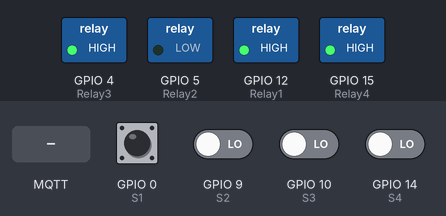
A sketch run on a simulated ESP8266 (NodeMCU). Shown: switched loads named in the sketch (green lamp = pin HIGH). Dashed ring = blinking. The test bench sets the inputs (shaded band); at power-on: GPIO 0 (S1) HIGH, GPIO 9 (S2), GPIO 10 (S3), GPIO 14 (S4) LOW. WiFi joins after 1.5 s; servers stay silent unless stated; no MQTT or app messages arrive unless stated; what the sketch prints to the serial monitor is not drawn.

Above: at 2.7 s.
2.8 s: MQTT message "0" arrives on the first subscribed topic
At 2.94 s:
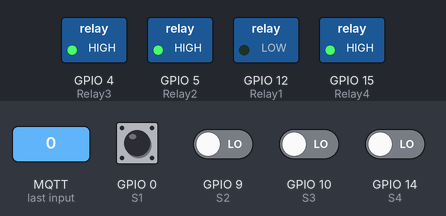
5.8 s: GPIO 9 (S2) driven HIGH
At 6.17 s:
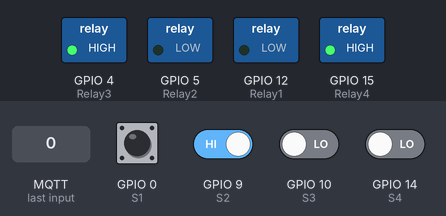
8.8 s: MQTT message "1" arrives on the first subscribed topic
At 8.92 s:
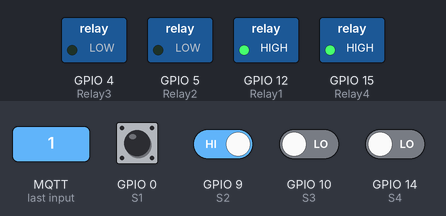
11.8 s: GPIO 10 (S3) driven HIGH
At 11.92 s:
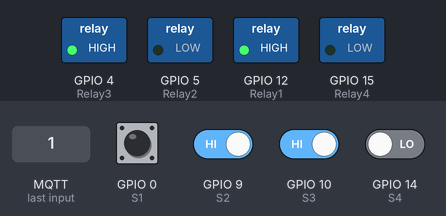
14.8 s: MQTT message "1" arrives on the second subscribed topic
At 15.17 s:
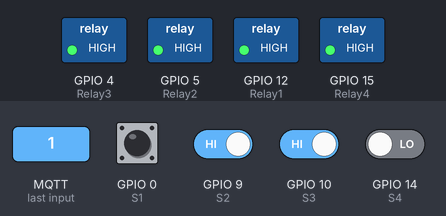
17.8 s: GPIO 10 (S3) driven LOW
At 17.92 s:
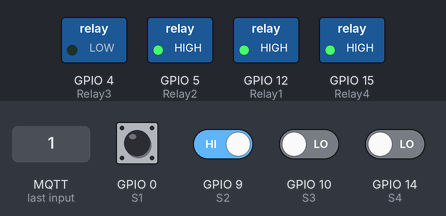
Timing chart, 0 to 21.8 s (numbered marks = the images above; inputs shaded):
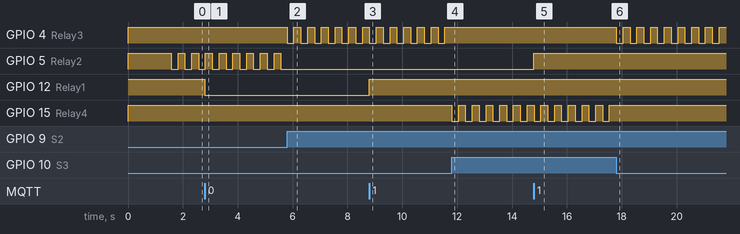

The sketch:

Switch_Control.ino
```cpp
//Programa: Lighting and Relay Module
//Autor: Elton de Sousa e Silva
//Email: admin@autodomo.io
//Versão 1.1

#include <ESP8266WiFi.h>        // Import the Library ESP8266WiFi
#include <PubSubClient.h>       // Import the Library PubSubClient


#define TOPIC_SUBSCRIBE1 "/autodomo/User0000083/01AAF39067D2/light/value"    //Put here the MQTT topic 1 of receiving Autodomo Server information
#define TOPIC_SUBSCRIBE2 "/autodomo/User0000083/01AA746A552B/light/value"    //Put here the MQTT topic 2 of receiving Autodomo Server information
#define TOPIC_SUBSCRIBE3 "/autodomo/User0000083/01AA9F137A38/light/value"    //Put here the MQTT topic 3 of receiving Autodomo Server information
#define TOPIC_SUBSCRIBE4 "/autodomo/User0000083/01AA9F137A38/light/value"    //Put here the MQTT topic 3 of receiving Autodomo Server information

#define TOPIC_PUBLISH1   "/autodomo/User0000083/01AAF39067D2/light/state"    //Put here the MQTT Topic of sending information to the Autodomo Server
#define TOPIC_PUBLISH2   "/autodomo/User0000083/01AA746A552B/light/state"    //Put here the MQTT Topic of sending information to the Autodomo Server
#define TOPIC_PUBLISH3   "/autodomo/User0000083/01AA9F137A38/light/state"    //Put here the MQTT Topic of sending information to the Autodomo Server
#define TOPIC_PUBLISH4   "/autodomo/User0000083/01AA9F137A38/light/state"    //Put here the MQTT Topic of sending information to the Autodomo Server

#define ID_MQTT  "01AAF39067D2"     //MQTT ID For identification (Required))

#define Relay1   12                  //Relay 1 output change according to your board
#define Relay2   5                   //Relay 2 output change according to your board
#define Relay3   4                   //Relay 3 output change according to your board
#define Relay4   15                  //Relay 4 output change according to your board


#define S1   0                   //Relay 1 output change according to your board
#define S2   9                   //Relay 2 output change according to your board
#define S3   10                  //Relay 3 output change according to your board
#define S4   14                  //Relay 4 output change according to your board


unsigned long currentMillis;
unsigned long tempo_tecla1_anterior_Millis = 0;
unsigned long tempo_tecla2_anterior_Millis = 0;
unsigned long tempo_tecla3_anterior_Millis = 0;
unsigned long tempo_tecla4_anterior_Millis = 0;

// WIFI
const char* SSID = "hackeandoSuaInternet"; // SSID  name of the WI-FI network you want to connect
const char* PASSWORD = "L@isK@rl@D@lil@"; // Password of the WI-FI network you want to connect

// MQTT
const char* BROKER_MQTT = "mqtt.autodomo.io"; //Autodomo MQTT broker URL not change
int BROKER_PORT = 1883; // MQTT Broker port. not change.
const char* USER_MQTT = "User0000083";    // MQTT User (Search Autodomo.io Site)
const char* PASSWORD_MQTT = "za6lbl85";    // MQTT Password (Search Autodomo.io Website)


//Variáveis e objetos globais
WiFiClient espClient; // Cria o objeto espClient
PubSubClient MQTT(espClient); // Instancia o Cliente MQTT passando o objeto espClient
bool EstadoSaida1 = false;  //variável que armazena o estado atual da saída
bool EstadoSaida2 = false;  //variável que armazena o estado atual da saída
bool EstadoSaida3 = false;  //variável que armazena o estado atual da saída
bool EstadoSaida4 = false;  //variável que armazena o estado atual da saída

//Prototypes
void initSerial();
void initWiFi();
void initMQTT();
void reconectWiFi();
void mqtt_callback(char* topic, byte* payload, unsigned int length);
void VerificaConexoesWiFIEMQTT(void);
void InitOutput(void);

/*
 *  Implementações das funções
 */
void setup()
{
    //inicializações:
    InitOutput();
    initSerial();
    initWiFi();
    initMQTT();
}


//programa principal
void loop()
{
    //garante funcionamento das conexões WiFi e ao broker MQTT
    VerificaConexoesWiFIEMQTT();

    //envia o status de todos os outputs para o Broker no protocolo esperado
   // EnviaEstadoOutputMQTT();

    //keep-alive da comunicação com broker MQTT
    MQTT.loop();
    checkSwitch();
}
```

Init.ino
```cpp
//Função: Inicializa comunicação serial com baudrate 115200 (para fins de debug)
//Parâmetros: nenhum
//Retorno: nenhum
void initSerial()
{
    Serial.begin(115200);
}

//Função: inicializa e conecta-se na rede WI-FI desejada
//Parâmetros: nenhum
//Retorno: nenhum
void initWiFi()
{
    delay(10);
    Serial.println("------Conexao WI-FI------");
    Serial.print("Conectando-se na rede: ");
    Serial.println(SSID);
    Serial.println("Aguarde");

    reconectWiFi();
}


//Função: inicializa o output em nível lógico baixo
//Parâmetros: nenhum
//Retorno: nenhum
void InitOutput(void)
{
    //IMPORTANTE: o Led já contido na placa é acionado com lógica invertida (ou seja,
    //enviar HIGH para o output faz o Led apagar / enviar LOW faz o Led acender)
    pinMode(Relay1, OUTPUT);
    pinMode(Relay2, OUTPUT);
    pinMode(Relay3, OUTPUT);
    pinMode(Relay4, OUTPUT);

    digitalWrite(Relay1, HIGH);
    digitalWrite(Relay2, HIGH);
    digitalWrite(Relay3, HIGH);
    digitalWrite(Relay4, HIGH);

    pinMode(S1, INPUT);
    pinMode(S2, INPUT);
    pinMode(S3, INPUT);
    pinMode(S4, INPUT);

}
```

MQTT.ino
```cpp
//Função: inicializa parâmetros de conexão MQTT(endereço do servidor, porta e seta função de callback)
//Parâmetros: nenhum
//Retorno: nenhum
void initMQTT()
{
    MQTT.setServer(BROKER_MQTT, BROKER_PORT);   //informa qual broker e porta deve ser conectado
    MQTT.setCallback(mqtt_callback);            //Atribui função de callback (função chamada quando chega dados no Topic Subscrito)
}

//Função: função de callback esta função é chamada toda vez que uma informação de um dos tópicos subescritos chega)
//Parâmetros: nenhum
//Retorno: nenhum
void mqtt_callback(char* topic, byte* payload, unsigned int length)
{
    String msg;

    //obtem a string do payload recebido
    for(int i = 0; i < length; i++)
    {
       char c = (char)payload[i];
       msg += c;
    }

    //toma ação dependendo da string recebida:
    //verifica se deve colocar nivel alto de tensão na saída D0:
    //IMPORTANTE: o Led já contido na placa é acionado com lógica invertida (ou seja,
    //enviar HIGH para o output faz o Led apagar / enviar LOW faz o Led acender)
    if (strcmp(topic, TOPIC_SUBSCRIBE1) == 0){
         if (msg.equals("0"))
              {
                  digitalWrite(Relay1, LOW);
                  EstadoSaida1 = false;
                  Serial.println("Off");
              }

              //verifica se deve colocar nivel alto de tensão na saída D0:
              if (msg.equals("1"))
              {
                  digitalWrite(Relay1, HIGH);
                  EstadoSaida1 = true;
                  Serial.println("On");
              }

              EnviaEstadoOutputMQTT(1);
    }else if (strcmp(topic, TOPIC_SUBSCRIBE2) == 0){
         if (msg.equals("0"))
              {
                  digitalWrite(Relay2, LOW);
                  EstadoSaida2 = false;
                  Serial.println("Off");
              }

              //verifica se deve colocar nivel alto de tensão na saída D0:
              if (msg.equals("1"))
              {
                  digitalWrite(Relay2, HIGH);
                  EstadoSaida2 = true;
                  Serial.println("On");
              }

              EnviaEstadoOutputMQTT(2);
    }else if (strcmp(topic, TOPIC_SUBSCRIBE3) == 0){
         if (msg.equals("0"))
              {
                  digitalWrite(Relay3, LOW);
                  EstadoSaida3 = false;
                  Serial.println("Off");
              }

              //verifica se deve colocar nivel alto de tensão na saída D0:
              if (msg.equals("1"))
              {
                  digitalWrite(Relay3, HIGH);
                  EstadoSaida3 = true;
                  Serial.println("On");
              }

              EnviaEstadoOutputMQTT(3);
    }else if (strcmp(topic, TOPIC_SUBSCRIBE4) == 0){
         if (msg.equals("0"))
              {
                  digitalWrite(Relay4, LOW);
                  EstadoSaida4 = false;
                  Serial.println("Off");
              }

              //verifica se deve colocar nivel alto de tensão na saída D0:
              if (msg.equals("1"))
              {
                  digitalWrite(Relay4, HIGH);
                  EstadoSaida4 = true;
                  Serial.println("On");
              }

              EnviaEstadoOutputMQTT(4);
    }


}

//Função: reconecta-se ao broker MQTT (caso ainda não esteja conectado ou em caso de a conexão cair)
//        em caso de sucesso na conexão ou reconexão, o subscribe dos tópicos é refeito.
//Parâmetros: nenhum
//Retorno: nenhum
void reconnectMQTT()
{
    while (!MQTT.connected())
    {
        Serial.print("* Tentando se conectar ao Broker MQTT: ");
        Serial.println(BROKER_MQTT);
        if (MQTT.connect(ID_MQTT, USER_MQTT, PASSWORD_MQTT))
        {
            Serial.println("Conectado com sucesso ao broker MQTT!");
            MQTT.subscribe(TOPIC_SUBSCRIBE1);
            MQTT.subscribe(TOPIC_SUBSCRIBE2);
            MQTT.subscribe(TOPIC_SUBSCRIBE3);
            MQTT.subscribe(TOPIC_SUBSCRIBE4);
        }
        else
        {
            Serial.println("Falha ao reconectar no broker.");
            Serial.println("Havera nova tentatica de conexao em 2s");
            delay(2000);
        }
    }
}
```

Main.ino
```cpp
//Função: envia ao Broker o estado atual do output
//Parâmetros: int numberOut
//Retorno: nenhum
void EnviaEstadoOutputMQTT(int numberOut)
{
  if(numberOut == 1){
     if (!EstadoSaida1)
      MQTT.publish(TOPIC_PUBLISH1, "0");

     if (EstadoSaida1)
      MQTT.publish(TOPIC_PUBLISH1, "1");

  }else if(numberOut == 2){
     if (!EstadoSaida2)
      MQTT.publish(TOPIC_PUBLISH2, "0");

    if (EstadoSaida2)
      MQTT.publish(TOPIC_PUBLISH2, "1");

  }else if(numberOut == 3){
     if (!EstadoSaida3)
      MQTT.publish(TOPIC_PUBLISH3, "0");

    if (EstadoSaida3)
      MQTT.publish(TOPIC_PUBLISH3, "1");

  }else if(numberOut == 4){
     if (!EstadoSaida4)
      MQTT.publish(TOPIC_PUBLISH4, "0");

    if (EstadoSaida4)
      MQTT.publish(TOPIC_PUBLISH4, "1");

  }


}


void checkSwitch()
{

  if (!digitalRead(S1))
  {
    bool stateRelay = false;

    if (millis() - tempo_tecla1_anterior_Millis >= 250)
    {
      tempo_tecla1_anterior_Millis = millis();
      stateRelay = !digitalRead(Relay1);
      digitalWrite(Relay1, stateRelay);  // invert o valor do rele"
      EstadoSaida1 = stateRelay;
      EnviaEstadoOutputMQTT(1);
    }

   }else if (!digitalRead(S2)){

      bool stateRelay = false;

      if (millis() - tempo_tecla2_anterior_Millis >= 250)
      {
        tempo_tecla2_anterior_Millis = millis();
        stateRelay = !digitalRead(Relay2);
        digitalWrite(Relay2, stateRelay);  // invert o valor do rele"
        EstadoSaida2 = stateRelay;
        EnviaEstadoOutputMQTT(2);
       }

  }else if (!digitalRead(S3)){

      bool stateRelay = false;

      if (millis() - tempo_tecla3_anterior_Millis >= 250)
      {
        tempo_tecla3_anterior_Millis = millis();
        stateRelay = !digitalRead(Relay3);
        digitalWrite(Relay3, stateRelay);  // invert o valor do rele"
        EstadoSaida3 = stateRelay;
        EnviaEstadoOutputMQTT(3);
      }
  }else if (!digitalRead(S4)){

      bool stateRelay = false;

      if (millis() - tempo_tecla4_anterior_Millis >= 250)
      {
        tempo_tecla4_anterior_Millis = millis();
        stateRelay = !digitalRead(Relay4);
        digitalWrite(Relay4, stateRelay);  // invert o valor do rele"
        EstadoSaida4 = stateRelay;
        EnviaEstadoOutputMQTT(4);
      }
  }


}
```

Wifi.ino
```cpp
//Função: reconecta-se ao WiFi
//Parâmetros: nenhum
//Retorno: nenhum
void reconectWiFi()
{
    //se já está conectado a rede WI-FI, nada é feito.
    //Caso contrário, são efetuadas tentativas de conexão
    if (WiFi.status() == WL_CONNECTED)
        return;

    WiFi.begin(SSID, PASSWORD); // Conecta na rede WI-FI

    while (WiFi.status() != WL_CONNECTED)
    {
        delay(100);
        Serial.print(".");
    }

    Serial.println();
    Serial.print("Conectado com sucesso na rede ");
    Serial.print(SSID);
    Serial.println("IP obtido: ");
    Serial.println(WiFi.localIP());
}

//Função: verifica o estado das conexões WiFI e ao broker MQTT.
//        Em caso de desconexão (qualquer uma das duas), a conexão
//        é refeita.
//Parâmetros: nenhum
//Retorno: nenhum
void VerificaConexoesWiFIEMQTT(void)
{
    if (!MQTT.connected())
        reconnectMQTT(); //se não há conexão com o Broker, a conexão é refeita

     reconectWiFi(); //se não há conexão com o WiFI, a conexão é refeita
}
```

Measured:
- after the input at 2.8 s, GPIO 12 (Relay1): HIGH → LOW at once
- after the input at 5.8 s, GPIO 4 (Relay3): alternates HIGH for 0.25 s and LOW for 0.25 s, starting at once; GPIO 5 (Relay2): stops changing and stays LOW
- after the input at 8.8 s, GPIO 12 (Relay1): LOW → HIGH at once
- after the input at 11.8 s, GPIO 4 (Relay3): stops changing and stays HIGH; GPIO 15 (Relay4): alternates HIGH for 0.25 s and LOW for 0.25 s, starting at once
- after the input at 14.8 s, GPIO 5 (Relay2): LOW → HIGH at once
- after the input at 17.8 s, GPIO 4 (Relay3): alternates HIGH for 0.25 s and LOW for 0.25 s, starting at once; GPIO 15 (Relay4): stops changing and stays HIGH
- by itself, GPIO 5 (Relay2): alternates HIGH for 0.25 s and LOW for 0.25 s
